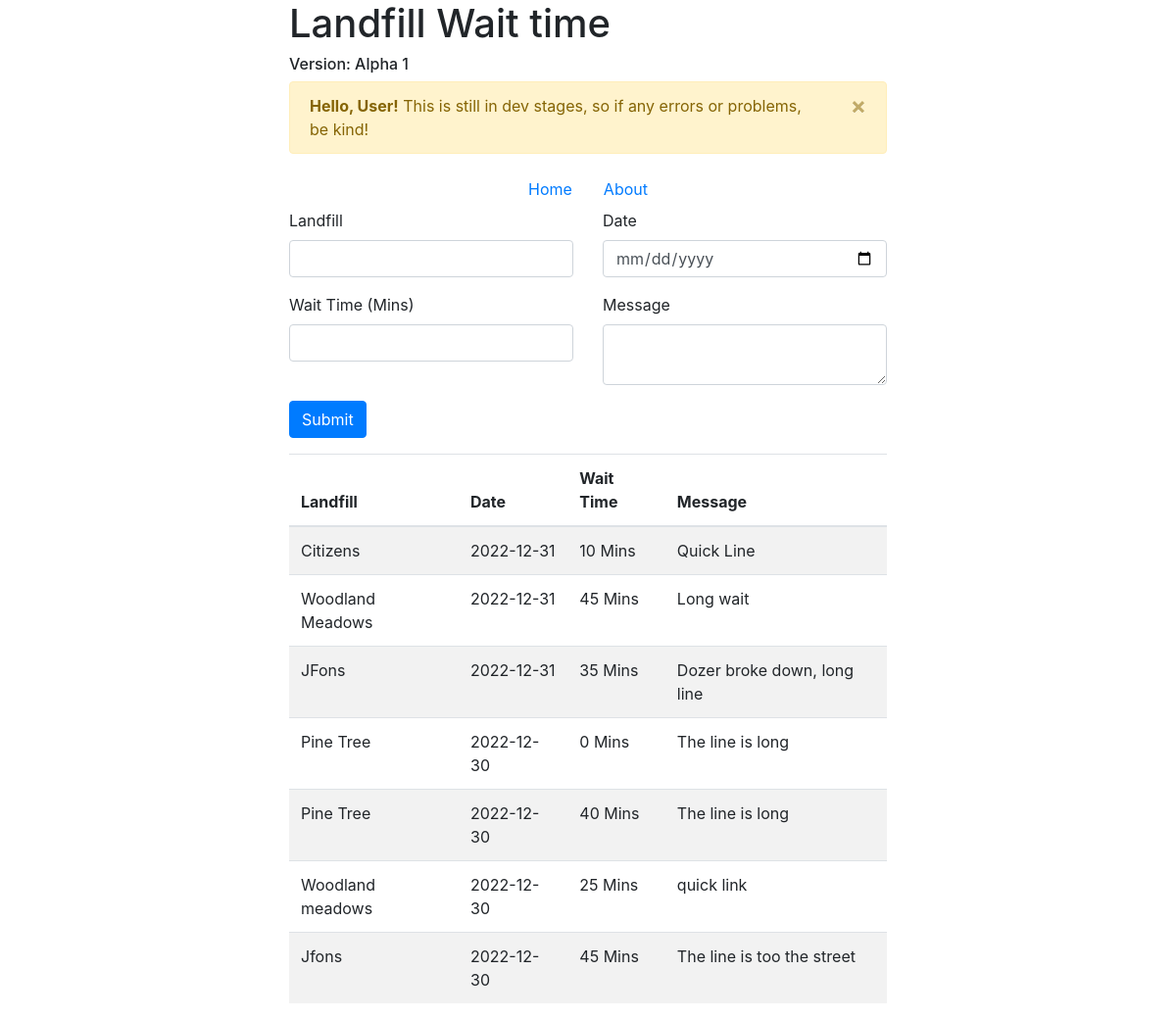
The page / on the database its author committed.
### tables this page shows
CREATE TABLE `waittime` (
  `id` int(11) NOT NULL,
  `LandfillName` varchar(100) NOT NULL,
  `DatePosted` date NOT NULL,
  `TimeofWait` int(40) NOT NULL,
  `message` varchar(200) NOT NULL
);

### index.php (the view, shortened to what this page needs)
<?php
$host = "localhost";
$username = "root";
$password = "";
$dbname = "landfillwait";
$conn = mysqli_connect($host, $username, $password, $dbname);
$sql = "SELECT * FROM waittime ORDER BY DatePosted DESC";
$result = mysqli_query($conn, $sql);
$waittime = mysqli_fetch_all($result, MYSQLI_ASSOC);
?>
<!doctype html>
<html>
<head>
    <link rel="stylesheet" href="https://stackpath.bootstrapcdn.com/bootstrap/4.5.2/css/bootstrap.min.css">
</head>
<body>
    <div class="container">
        <h1 class="heading">Landfill Wait time</h1>
        <h6>Version: Alpha 1</h6>
        <div class="alert alert-warning alert-dismissible fade show" role="alert">
  <strong>Hello, User!</strong> This is still in dev stages, so if any errors or problems, be kind!
  <button type="button" class="close" data-dismiss="alert" aria-label="Close">
    <span aria-hidden="true">&times;</span>
  </button>
</div>
<ul class="nav justify-content-center">
  <li class="nav-item">
    <a class="nav-link active" href="index.php">Home</a>
  </li>
  <li class="nav-item">
    <a class="nav-link" href="about.php">About</a>
  </li>
</ul>
    <form method="post" action="">
        <div class="form-group">
            <div class="row">
                <div class="col">
                    <label for="LandfillName">Landfill</label>
                    <input type="text" class="form-control" id="LandfillName" name="LandfillName" required>
                </div>
                <div class="col">
                    <label for="DatePosted">Date</label>
                    <input type="date" class="form-control" id="DatePosted" name="DatePosted" required>
                 </div>
            </div>
        </div>
        <div class="form-group">
            <div class="row">
                <div class="col">
                    <label for="TimeofWait">Wait Time (Mins)</label>
                    <input type="number" class="form-control" id="TimeofWait" name="TimeofWait" required>
                </div>
                <div class="col">
                    <label for="message">Message</label>
                    <textarea class="form-control" id="message" name="message"></textarea>
                </div>
            </div>
        </div>
        <button type="submit" class="btn btn-primary" name="submit">Submit</button>
    </form>
    <table class="table table-striped mt-3">
        <thead>
            <tr>
                <th>Landfill</th>
                <th>Date</th>
                <th>Wait Time</th>
                <th>Message</th>
            </tr>
        </thead>
        <tbody>
            <?php foreach ($waittime as $waittime): ?>
                <tr>
                    <td><?php echo $waittime['LandfillName']; ?></td>
                    <td><?php echo $waittime['DatePosted']; ?></td>
                    <td><?php echo $waittime['TimeofWait']; ?> Mins</td>
                    <td><?php echo $waittime['message'];?></td>
                </tr>
                <?php endforeach; ?>
        </tbody>
    </table>
    </div>
</body>
</html>

### index.php (style rules this page uses)
.container { max-width: 640px; }

### rows shown on the page
waittime: LandfillName "Citizens", DatePosted "2022-12-31", TimeofWait "10", message "Quick Line"
waittime: LandfillName "Woodland Meadows", DatePosted "2022-12-31", TimeofWait "45", message "Long wait"
waittime: LandfillName "JFons", DatePosted "2022-12-31", TimeofWait "35", message "Dozer broke down, long line"
waittime: LandfillName "Pine Tree", DatePosted "2022-12-30", TimeofWait "0", message "The line is long"
waittime: LandfillName "Pine Tree", DatePosted "2022-12-30", TimeofWait "40", message "The line is long"
waittime: LandfillName "Woodland meadows", DatePosted "2022-12-30", TimeofWait "25", message "quick link"
waittime: LandfillName "Jfons", DatePosted "2022-12-30", TimeofWait "45", message "The line is too the street"
